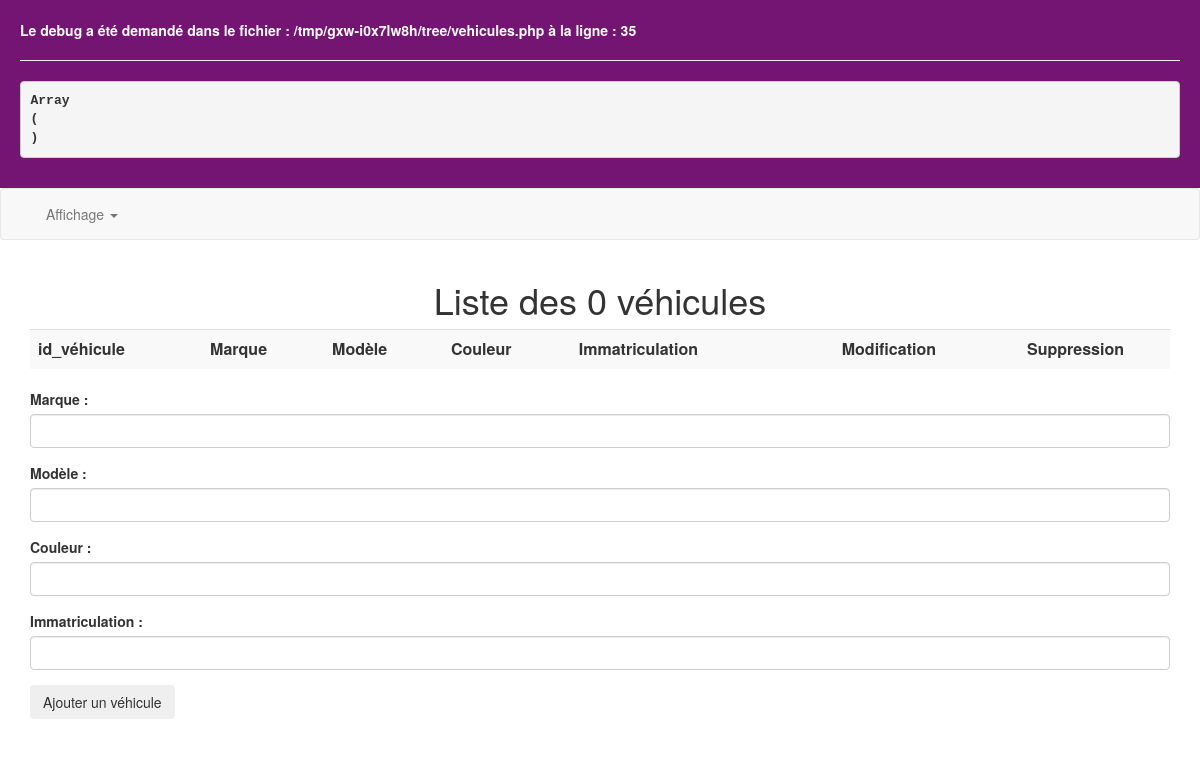
The page /vehicules.php on the database as committed earlier.
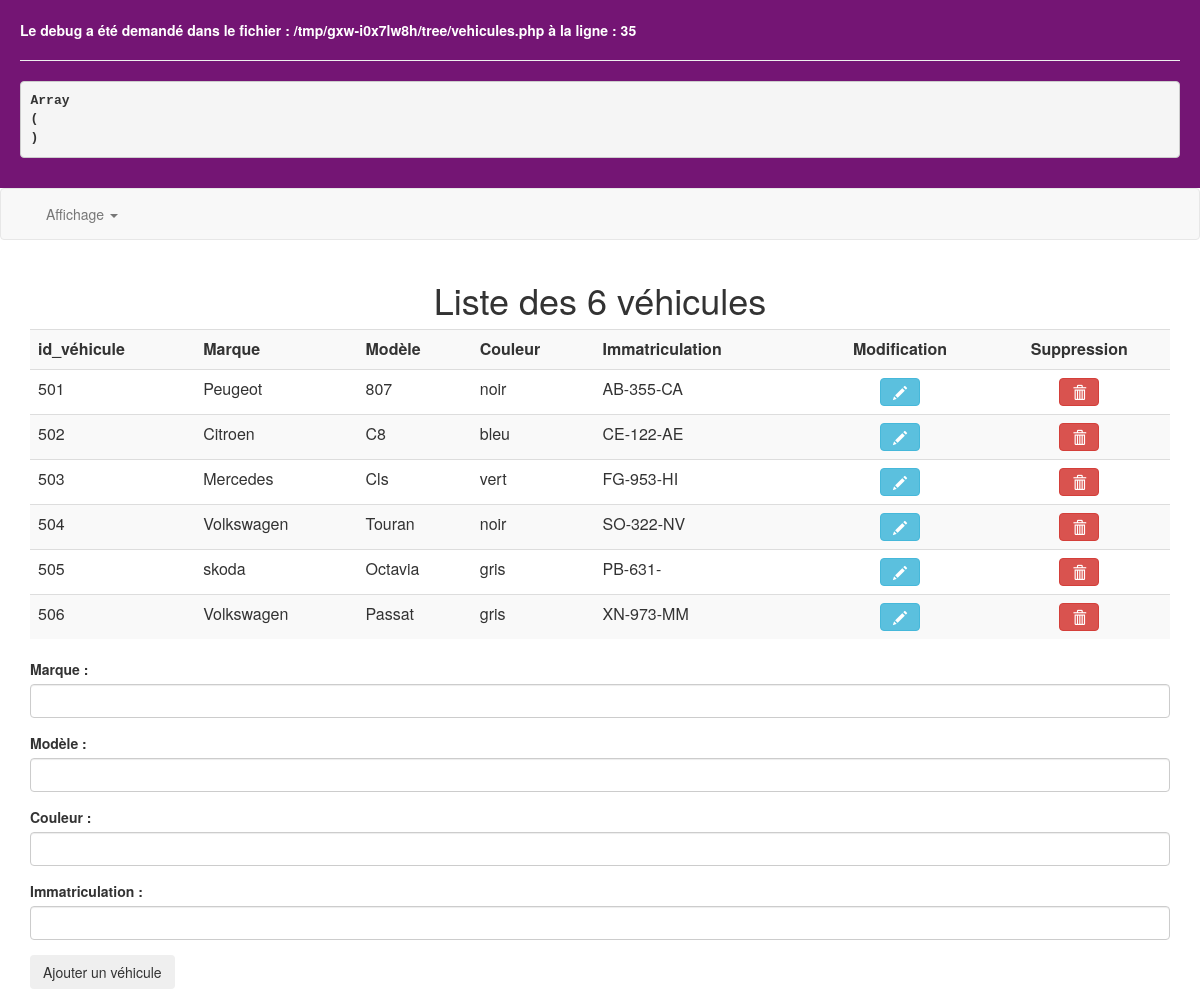
The same page on the database as committed later.
### tables this page shows
CREATE TABLE `vehicule` (
  `id_vehicule` int(3) NOT NULL,
  `marque` varchar(100) NOT NULL,
  `modele` varchar(100) NOT NULL,
  `couleur` varchar(50) NOT NULL,
  `immatriculation` varchar(20) NOT NULL
);

### vehicules.php (the view, shortened to what this page needs)
<?php
include ('inc/init.inc.php');
$req = $pdo -> query ("SELECT * FROM vehicule");
$vehicules = $req -> fetchAll(PDO::FETCH_ASSOC);
$nb = $req -> rowCount();
include ('inc/head.inc.php');
?>
<main class="container">
    <h1 class="text-center">Liste des <?= $nb ?> véhicules</h1>
    <table class="table table-striped">
        <tr>
            <th>id_véhicule</th>
            <th>Marque</th>
            <th>Modèle</th>
            <th>Couleur</th>
            <th>Immatriculation</th>
            <th class="text-center">Modification</th>
            <th class="text-center">Suppression</th>
        </tr>
        <?php foreach ($vehicules as $vehicule) : ?>
            <tr>
                <td><?= $vehicule['id_vehicule'] ?></td>
                <td><?= $vehicule['marque'] ?></td>
                <td><?= $vehicule['modele'] ?></td>
                <td><?= $vehicule['couleur'] ?></td>
                <td><?= $vehicule['immatriculation'] ?></td>
                <td class="text-center">
                    <a href="?action=modif&id=<?= $vehicule['id_vehicule'] ?>">
                        <button type="button" class="btn btn-info">
                            <span class="glyphicon glyphicon-pencil" aria-hidden="true"></span>
                        </button>
                    </a>
                </td>
                <td class="text-center">
                    <a href="?action=suppr&id=<?= $vehicule['id_vehicule'] ?>">
                        <button  class="btn btn-danger">
                            <span class="glyphicon glyphicon-trash" aria-hidden="true"></span>
                        </button>
                    </a>
                </td>
            </tr>
        <?php endforeach; ?>
    </table>
    <form method="post">
        <div class="form-group">
            <label for="marque">Marque :</label>
            <input type="text" name="marque" class="form-control" id="marque" value="<?= (isset($marque))?$marque:'' ?>">
        </div>
        <div class="form-group">
            <label for="modele">Modèle :</label>
            <input type="text" name="modele" class="form-control" id="prenom" value="<?= (isset($modele))?$modele:'' ?>">
        </div>
        <div class="form-group">
            <label for="couleur">Couleur :</label>
            <input type="text" name="couleur" class="form-control" id="couleur" value="<?= (isset($couleur))?$couleur:'' ?>">
        </div>
        <div class="form-group">
            <label for="nom">Immatriculation :</label>
            <input type="text" name="immatriculation" class="form-control" id="immatriculation" value="<?= (isset($immatriculation))?$immatriculation:'' ?>">
        </div>
        <?php $action=(isset($id_vehicule)?"Modifier le":"Ajouter un ") ?>
        <button type="submit" class="btn btn-submit"><?= $action ?>véhicule</button>
    </form>
</main>
<?php
include ('inc/footer.inc.php');
?>

Rows that differ between the two databases and show on the page:
added vehicule: id_vehicule "501", marque "Peugeot", modele "807", couleur "noir", immatriculation "AB-355-CA"
added vehicule: id_vehicule "502", marque "Citroen", modele "C8", couleur "bleu", immatriculation "CE-122-AE"
added vehicule: id_vehicule "503", marque "Mercedes", modele "Cls", couleur "vert", immatriculation "FG-953-HI"
added vehicule: id_vehicule "504", marque "Volkswagen", modele "Touran", couleur "noir", immatriculation "SO-322-NV"
added vehicule: id_vehicule "505", marque "skoda", modele "Octavia", couleur "gris", immatriculation "PB-631-"
added vehicule: id_vehicule "506", marque "Volkswagen", modele "Passat", couleur "gris", immatriculation "XN-973-MM"
Other text that changed with them:
$nb: "0" → "6"
